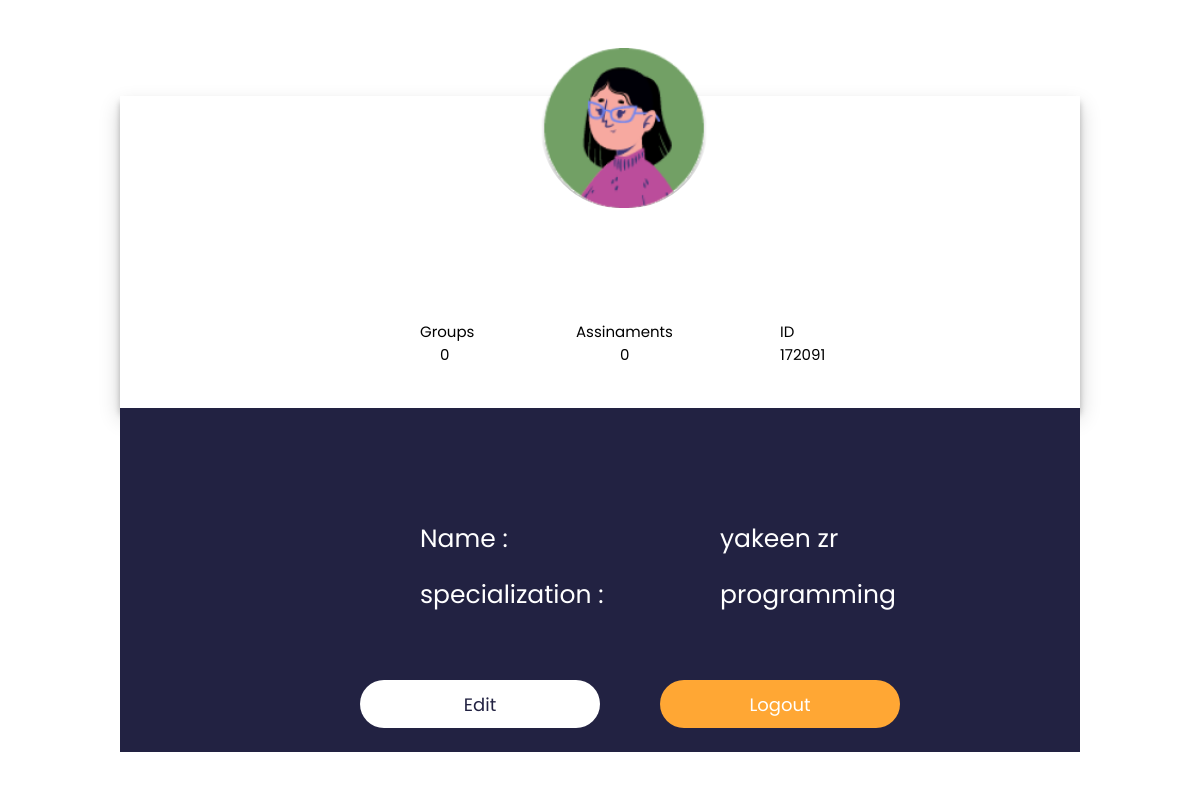
Screenshot of /UI/student/student-profile.php (signed in) with the database file from the repository.
### tables this page shows
CREATE TABLE IF NOT EXISTS `student` (
  `stu_id` int(11) NOT NULL,
  `user_id` int(8) NOT NULL,
  `stu_specialization` varchar(25) NOT NULL,
  PRIMARY KEY (`stu_id`),
  KEY `fk_user_id_s` (`user_id`) USING BTREE
);

CREATE TABLE IF NOT EXISTS `user` (
  `user_id` int(8) NOT NULL AUTO_INCREMENT,
  `full_name` varchar(50) NOT NULL,
  `password` varchar(225) NOT NULL,
  `u_img` varchar(225) DEFAULT NULL,
  `role` varchar(8) DEFAULT NULL,
  PRIMARY KEY (`user_id`)
);

### controls/profiles.php (the view, shortened to what this page needs)
<?php
function stprofileimg(){
                        global $conn;
                        $id=$_SESSION['user_id'];
                        $sql="SELECT USER.* ,student.stu_id,student.stu_specialization
                        FROM user,student
                        WHERE user.user_id=student.user_id and user.user_id='".$id."';";
                        $result= mysqli_query($conn,$sql);
                        $row =mysqli_fetch_row($result);
                        $img=$row[3];
                        echo " <img class='photo' src='../../sources/image/$img' /> ";
}
                      function informationstudent(){
                        global $conn;
                        $id=$_SESSION['user_id'];
                       $sql="SELECT USER.* ,student.stu_id,student.stu_specialization
                       FROM user,student
                       WHERE user.user_id=student.user_id and user.user_id='".$id."';";
                       $result= mysqli_query($conn,$sql);
                       $row =mysqli_fetch_row($result);
                       $id=$row[5];
                       $name=$row[1];
                       $spe=$row[6];
                     echo"  <label class='LabelID' style='margin-left: 30%;'>ID <br>$id</label>";
                     echo"   <label class='stname' >$name</label>";
                     echo"   <label class='stspe' >$spe</label>";
                }
                function countgroupandassinament(){
                  global $conn;
                  $id=$_SESSION['id'];
                  $query="SELECT COUNT(student_group.g_no)  FROM student_group WHERE student_group.stu_id='$id' ";
                   $result = $conn->query($query);
                   if ($result->num_rows > 0) {
                  while($row = $result->fetch_assoc()) {
                  $idq=$row['COUNT(student_group.g_no)'];}}
                  echo"  <label class='Lablegroup'>Groups<br>&nbsp&nbsp&nbsp&nbsp&nbsp$idq</label>";
                  $sqlass="SELECT COUNT(post.p_no) from student_group,post,file WHERE student_group.stu_group=post.stu_group and post.p_no=file.p_no and student_group.stu_id='$id' ";
                  $result = $conn->query($sqlass);
                  if ($result->num_rows > 0) {
                 while($row = $result->fetch_assoc()) {
                 $idq=$row['COUNT(post.p_no)'];}}
                 echo"  <label class='LabelAssinaments' style='margin-left: 13%;'>Assinaments<br>&nbsp&nbsp&nbsp&nbsp&nbsp&nbsp&nbsp&nbsp&nbsp&nbsp&nbsp$idq</label>";
                }
                ?>

### css/profile.css (style rules this page uses)
* { font-family: "Poppins", sans-serif; }
* { margin: 0; padding: 0; }
.photo { border-radius: 100px; }
.photo { width: 12%; height: 23vh; position: absolute; top: 8%; left: 45%; }
.Lablegroup,.LabelAssinaments,.LabelID { font-size: 15px; position: absolute; top: 40%; left: 35%; }
.name,.stname { position: absolute; top: 65%; left: 35%; color: white; font-size: 25px; }
.spe,.stspe { position: absolute; top: 72%; left: 35%; color: white; font-size: 25px; }
.stname,.stspe { padding-left: 25%; }
@media (max-width:1300px) { .photo { width: 14%; height: 20vh; position: absolute; top: 6%; left: 45%; } }

### rows the page displays
student: user.u_img (picture), stu_id "172091", user.full_name "yakeen zr", stu_specialization "programming"

### other values shown
$idq "0"
